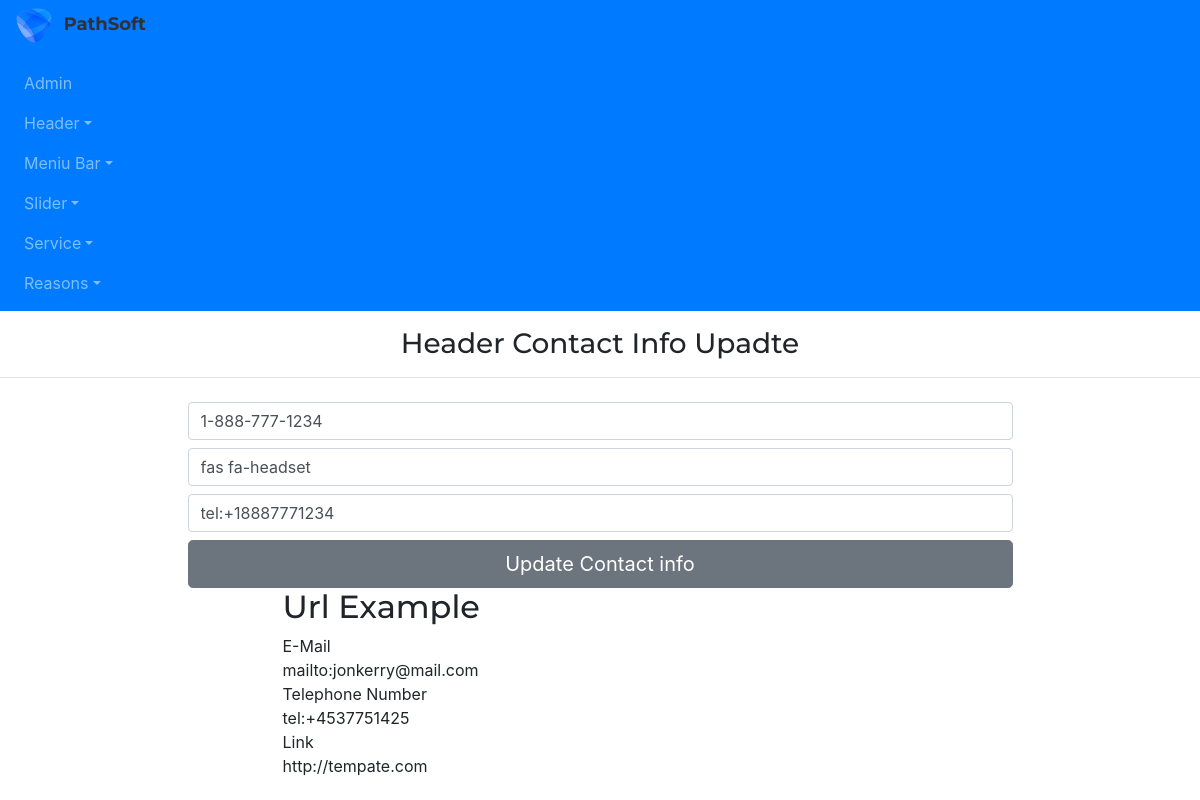
/admin/hcContactUpdate/2, run on an earlier commit of the app's database.
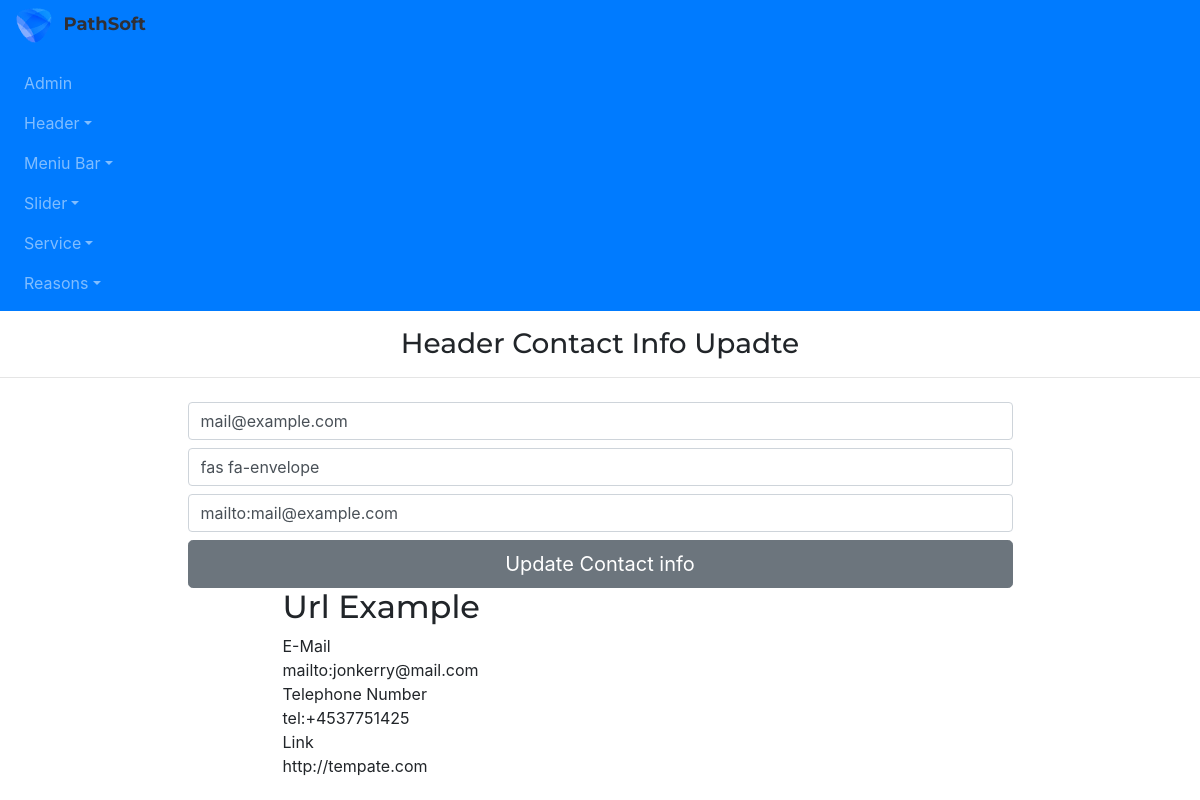
And on a later commit of the database.
### app/models.py (models this page shows)
class HeaderContact(db.Model):
    id=db.Column(db.Integer,primary_key=True)
    hc_content=db.Column(db.String(255))
    hc_icon_class=db.Column(db.String(255))
    hc_url=db.Column(db.String(255))

### admin/routes.py (the view)
@app.route("/admin/hcContactUpdate/<id>",methods=['GET','POST'])
def hcContactUpdate(id):
    header_contact=HeaderContact.query.get(id)
    if request.method=='POST':
        header_contact.hc_content=request.form['hc_content']
        header_contact.hc_icon_class=request.form['hc_icon_class']
        header_contact.hc_url=request.form['hc_url']
        db.session.commit()
        return redirect('/admin/hcContactAdd')
    return render_template('admin/hcContactUpdate.html', header_contact=header_contact)

### app/templates/admin/hcContactUpdate.html
{% extends "admin/base.html" %}
{% block content %}
<h3 class="my-3" style="text-align: center;">Header Contact Info Upadte</h3>
<hr>
<div class="container">
    <div class="row justify-content-center">
        <div class="col-9 marg">
            <form action="/admin/hcContactUpdate/{{header_contact.id}}" method='POST'>
                <input type="text" class="form-control my-2" name='hc_content' placeholder="Enter: Contact Content"
                    value="{{header_contact.hc_content}}">
                <input type="text" class="form-control my-2" name='hc_icon_class' placeholder="Enter: Icon Class"
                    value="{{header_contact.hc_icon_class}}">
                <input type="text" class="form-control my-2" name='hc_url' placeholder="Enter: Url"
                    value="{{header_contact.hc_url}}">
                <input type="submit" class="btn btn-secondary btn-lg btn-block" value='Update Contact info'>
            </form>
        </div>
    </div>
</div>
<div class="container marg">
    <div class="row d-flex justify-content-center">
        <div class="col-7 ">
            <div class="exam">
                <h2>Url Example</h2>
                <div class="row-url">
                    <div>
                        E-Mail
                    </div>
                    <div>
                        mailto:jonkerry@mail.com
                    </div>
                </div>
                <div class="row-url">
                    <div>
                        Telephone Number
                    </div>
                    <div>
                        tel:+4537751425
                    </div>
                </div>
                <div class="row-url">
                    <div>
                        Link
                    </div>
                    <div>
                        http://tempate.com
                    </div>
                </div>
            </div>
        </div>
    </div>
</div>
{% endblock %}

What changed in the data, as far as the page shows it:
changed HeaderContact: hc_content "1-888-777-1234" → "mail@example.com"; hc_icon_class "fas fa-headset" → "fas fa-envelope"; hc_url "tel:+18887771234" → "mailto:mail@example.com"
